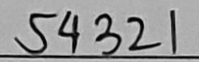
#> input picture src/data_proc/samples/NurseIDP1111.png, 199 x 62 px
$ python pytess_detector.py
#> lines starting #> are read from the running program, lines starting #| are printed output that depends on the picture; after the words box and inside, x2 and y2 are one past the last pixel; in counts of white or black regions, pixels touching at a corner belong together
import numpy as np
import cv2
import pytesseract

def pytess_detec(img_gray, digits_only, debug_mode):
    T, img_binary = cv2.threshold(img_gray,0,255,cv2.THRESH_OTSU)

# -c tessedit_char_whitelist=abcdefghijklmnopqrstuvwxyzABCDEFGHIJKLMNOPQRSTUVWXYZ0123456789'
# outputbase digits

    if(digits_only):
        pytess_config = r'--oem 3 --psm 8 outputbase digits'
    else:
        pytess_config = r'--oem 3 --psm 7'

    string_out = pytesseract.image_to_string(img_binary, config=pytess_config)

    if(debug_mode):
        cv2.imshow("x", img_binary)

    return string_out.strip()

if __name__ == "__main__":
    pytesseract.pytesseract.tesseract_cmd = r'C:\Program Files\Tesseract-OCR\tesseract.exe'

    img = cv2.imread("samples/NurseIDP1111.png",cv2.IMREAD_GRAYSCALE)
#> img is the input picture: shape (62, 199); min 0, max 208, mean 153.2
    digits_only = True
    print(pytess_detec(img, digits_only, debug_mode=True))
#> in pytess_detec, `T, img_binary = cv2.threshold(img_gray,0,255,cv2.THRESH_OTSU)`:
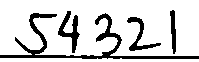
#> img_binary: shape (62, 199); 83% white; 4 black regions, box (x1, y1, x2, y2) and area: (0, 13, 199, 59) 1296, (58, 11, 80, 53) 337, (127, 17, 161, 51) 285, (170, 10, 176, 54) 177
#> in pytess_detec, `T, img_binary = cv2.threshold(img_gray,0,255,cv2.THRESH_OTSU)`: T = 109
#> (the run stopped early here; a loop or call above may not have finished)

$ run again, with src/data_proc/samples/Abdomen-2.png copied over src/data_proc/samples/NurseIDP1111.png
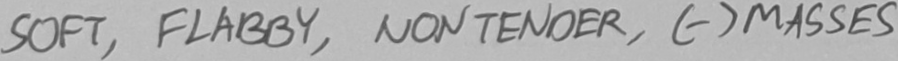
#> input picture src/data_proc/samples/Abdomen-2.png, 898 x 61 px
#> img is the input picture: shape (61, 898); min 65, max 206, mean 174.6
#> in pytess_detec, `T, img_binary = cv2.threshold(img_gray,0,255,cv2.THRESH_OTSU)`:
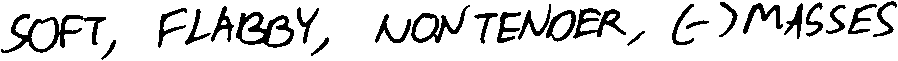
#> img_binary: shape (61, 898); 85.3% white; 25 black regions, largest, box (x1, y1, x2, y2) and area: (1, 14, 106, 53) 1114, (236, 12, 294, 48) 863, (573, 8, 626, 39) 627
#> T = 147
